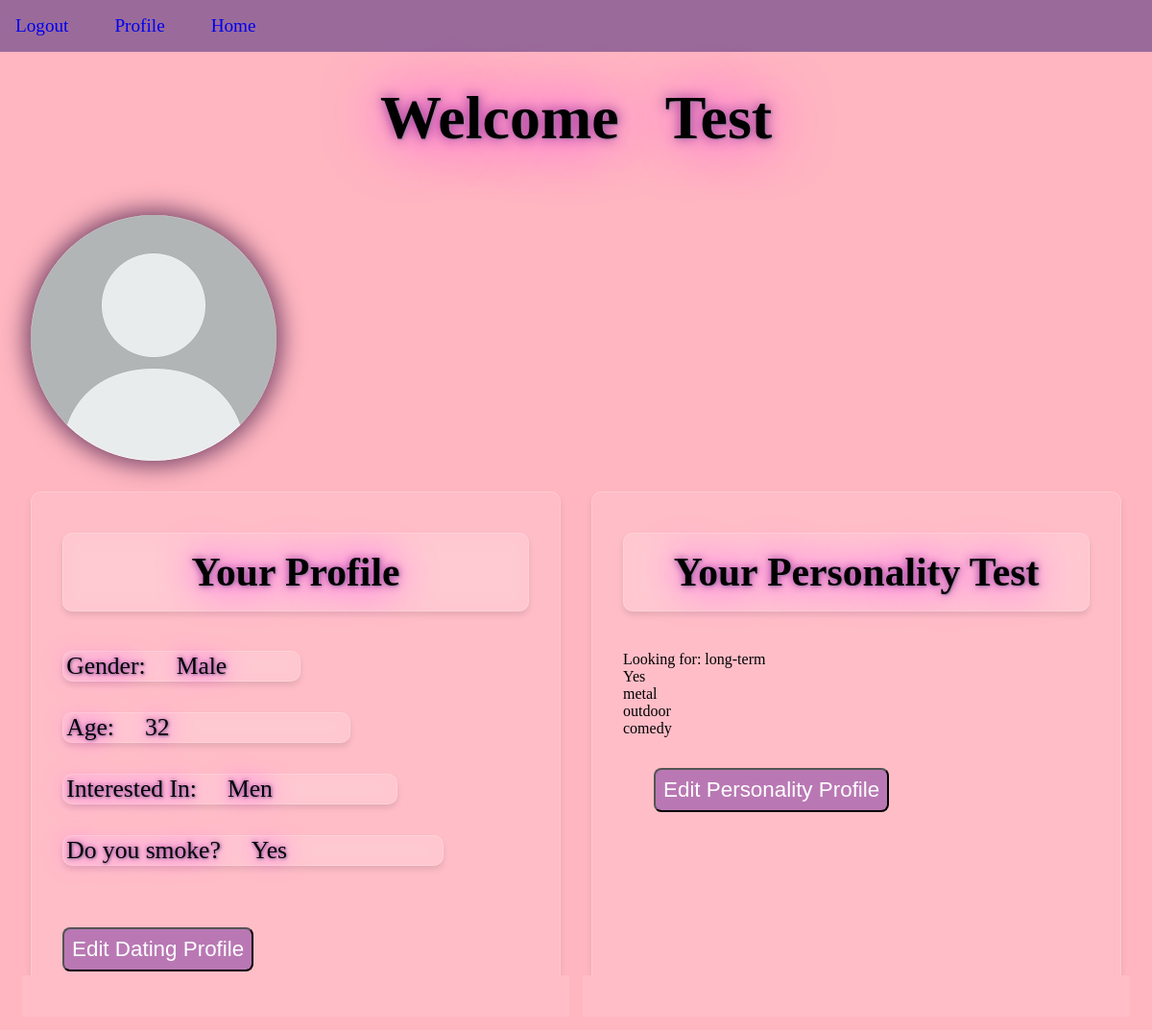
Screenshot of /profile/ (signed in) with the database file from the repository.
### app/models.py (models this page shows, shortened)
class DatingProfile(models.Model):
    user_profile = models.ForeignKey(
        Profile,
        on_delete=models.CASCADE,
        related_name="dating_profile_user",
        null=True,
    )
    created = models.BooleanField(default=False)
    profile_pic = models.ImageField(
        default="no-profile-picture-icon-15_oLIFS4i.jpg",
        null=True,
        blank=True,
    )
    gender_options = (("Male", "MALE"), ("Female", "FEMALE"))
    interested_in_options = ("Men", "MEN"), ("Women", "WOMEN"), ("Both", "BOTH")
    yes_or_no_options = (("Yes", "YES"), ("No", "NO"))
    gender = models.CharField(max_length=50, choices=gender_options, null=True)
    age = models.IntegerField(null=True)
    interested_in = models.CharField(
        max_length=50, choices=interested_in_options, null=True
    )
    smoker = models.CharField(max_length=50, choices=yes_or_no_options, null=True)
    drinker = models.CharField(max_length=50, choices=yes_or_no_options, null=True)
    occupation = models.CharField(max_length=50, null=True)
    bio = models.TextField(null=True)
    favorite_place_ever_been = models.TextField(null=True)

class PersonalityProfile(models.Model):
    user_profile = models.ForeignKey(
        DatingProfile,
        on_delete=models.CASCADE,
        related_name="dating_profile_user",
        null=True,
    )
    created = models.BooleanField(default=False)
    yes_or_no_options = (("Yes", "YES"), ("No", "NO"))
    what_are_you_looking_for_options = (
        ("long-term", "Long-term partner"),
        ("short-term", "Short-term partner"),
        ("firguring-out", "Still figuring out"),
    )
    music_options = (
        ("metal", "METAL"),
        ("classic", "CLASSIC"),
        ("country", "COUNTRY"),
        ("pop", "POP"),
        ("hip-hop", "HIP-HOP"),
        ("gospel", "GOSPEL"),
    )
    outdoor_indoor_options = (("outdoor", "OUTDOOR"), ("indoor", "INDOOR"))
    what_do_you_do_for_fun_options = (
        ("hiking", "HIKING"),
        ("gaming", "GAMING"),
        ("reading", "Reading"),
        ("singing", "SINGING"),
        ("sport", "SPORTS"),
        ("dancing", "DANCING"),
        ("travel", "TRAVEL"),
        ("poetry", "POETRY"),
    )
    movie_genre_options = (
        ("horror", "HORROR"),
        ("romance", "ROMANCE"),
        ("comedy", "COMEDY"),
        ("action", "ACTION"),
        ("anime", "ANIME"),
        ("sci-fi", "SCI-FI"),
    )
    interests = models.CharField(
        max_length=50, choices=what_are_you_looking_for_options, null=True
    )
    do_you_like_drinking = models.CharField(
        max_length=50, choices=yes_or_no_options, null=True
    )
    are_you_active = models.CharField(
        max_length=50, choices=yes_or_no_options, null=True
    )
    music_pick = models.CharField(max_length=300, choices=music_options, null=True)
    outdoor_indoor_pick = models.CharField(
        max_length=50, choices=outdoor_indoor_options, null=True
    )
    what_do_you_do_for_fun_pick = models.CharField(
        max_length=300, choices=what_do_you_do_for_fun_options, null=True
    )
    movie_pick = models.CharField(
        max_length=300, choices=movie_genre_options, null=True
    )

### app/views.py (the view)
# urls.py: path("profile/", profileView, name="profile"),
def profileView(request):
    user = request.user
    user_profile = request.user.profile
    dating_profile, created = DatingProfile.objects.get_or_create(
        user_profile=user_profile
    )
    personality_profile, created = PersonalityProfile.objects.get_or_create(
        user_profile=dating_profile
    )
    dating_profile = DatingProfile.objects.get(user_profile=user_profile)
    context = {
        "user": user,
        "user_profile": user_profile,
        "dating_profile": dating_profile,
        "personality_profile": personality_profile,
    }
    return render(request, "userProfile.html", context)

### app/templates/userProfile.html (shortened to what this page needs)
{% extends 'base.html'%} {%block content%}
<div id="profile_information_container">
  <div id="profile_header_container">
    <div id="profile_name_container">
      <div id="profile_welcome_text">Welcome</div>
      <div id="profile_first_name_container">{{user.first_name}}</div>
    </div>
  </div>
  {% if dating_profile.created %}
  <div id="dating_profile_image_container">
    <img src="{{dating_profile.profile_pic.url}}"/>
  </div>
  {% endif %}
  <div id="dating_and_personality_profile_information_container">
    <div id="dating_profile_container">
      <div id="dating_profile_header_container">
        <p id="dating_profile_header_text">Your Profile</p>
      </div>
      <div id="dating_profile_information_container">
        {% if dating_profile.created %}
        <div id="dating_profile_gender_container"><div id="gender">Gender: </div>{{dating_profile.gender}}</div>
        <div id="dating_profile_age_container"><div id="age">Age:</div>{{dating_profile.age}}</div>
        <div id="dating_profile_interested_in_container">
          <div id="interested_in">Interested In: </div>{{dating_profile.interested_in}}
        </div>
        <div id="dating_profile_smoker_container"><div id="smoker">Do you smoke? </div>{{dating_profile.smoker}}</div>
      </div>
      <div id="dating_profile_edit_button_container">
          <a href="{%url 'dating'%}"><button class="user_profile_button" id="dating_profile_edit_button">Edit Dating Profile</button></a>
      </div>
      {% endif %}
    </div>
    <div id="personality_profile_container">
      <div id="personality_profile_header_container">
        <p id="personality_profile_header_text">
          Your Personality Test
        </p>
      </div>
      <div id="personality_profile_information_container">
        {% if personality_profile.created %}
        <div id="personality_profile_interests_container">
          <div id="looking_form">Looking for: {{personality_profile.interests}}
        </div>
        <div id="personality_profile_do_you_like_drinking_container">
        <div id="personality_profile_are_you_active_container">
          {{personality_profile.are_you_active}}
        </div>
        <div id="personality_profile_music_pick_container">
          {{personality_profile.music_pick}}
        </div>
        <div id="personality_profile_outdoor_indoor_pick_container">
          {{personality_profile.outdoor_indoor_pick}}
        </div>
        <div id="personality_profile_movie_pick_container">
          {{personality_profile.movie_pick}}
        </div>
      </div>
      <div id="personality_profile_edit_button_container">
          <a href="{%url 'personality'%}"><button class="user_profile_button" id="personality_profile_edit_button">Edit Personality Profile</button></a>
      </div>
      {% endif %}
    </div>
  </div>
</div>
{%endblock content%}

### rows the page displays
DatingProfile: profile_pic (picture), gender "Male", age "32", interested_in "Men", smoker "Yes"
PersonalityProfile: interests "long-term", are_you_active "Yes", music_pick "metal", outdoor_indoor_pick "outdoor", movie_pick "comedy"

### other values shown
{{ user.first_name }} "Test"
